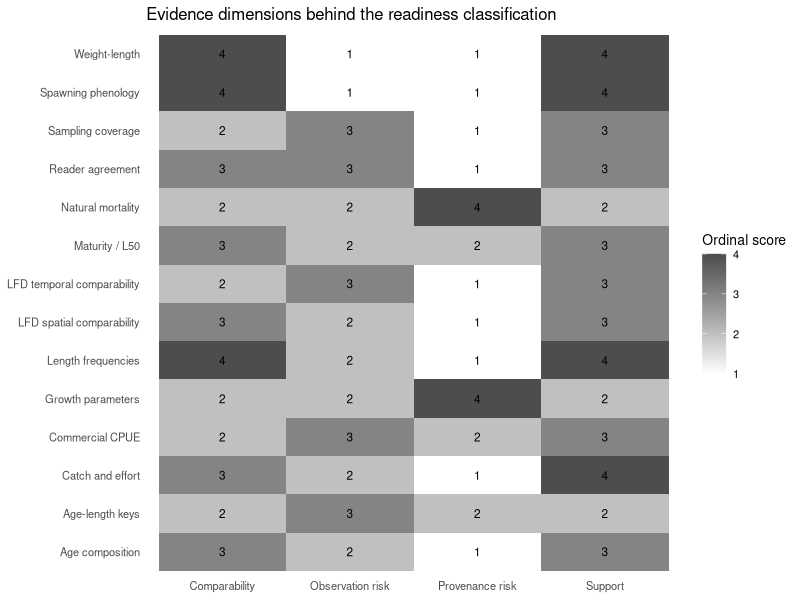
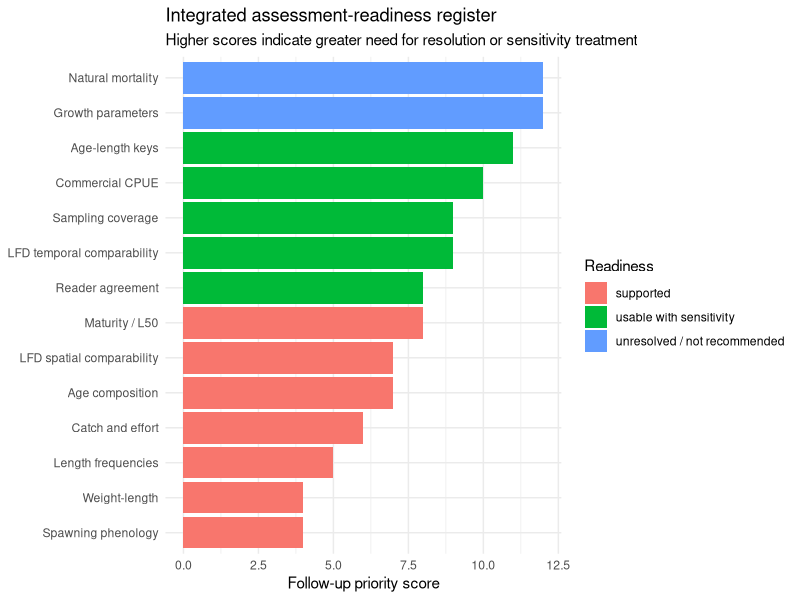

These figures' R source, in order:
# Module 07: Integrated assessment-readiness review
#
# Purpose: synthesize Modules 02-06 into an explicit pre-assessment evidence
# framework. No stock-assessment model is fitted here.

library(ggplot2)

# Scores are ordinal diagnostics, not statistical weights:
# support/comparability: 1 poor -> 4 strong
# observation/provenance risk: 1 low -> 4 critical
readiness <- data.frame(
  domain = c(
    "Catch and effort", "Commercial CPUE", "Sampling coverage",
    "Length frequencies", "LFD temporal comparability", "LFD spatial comparability",
    "Age composition", "Age-length keys", "Reader agreement",
    "Weight-length", "Maturity / L50", "Growth parameters",
    "Natural mortality", "Spawning phenology"
  ),
  module = c(2,2,2,3,4,4,5,5,5,6,6,6,6,6),
  support = c(4,3,3,4,3,3,3,2,3,4,3,2,2,4),
  comparability = c(3,2,2,4,2,3,3,2,3,4,3,2,2,4),
  observation_risk = c(2,3,3,2,3,2,2,3,3,1,2,2,2,1),
  provenance_risk = c(1,2,1,1,1,1,1,2,1,1,2,4,4,1),
  key_issue = c(
    "unit/coding problems are resolvable but protocol changes must remain documented",
    "reported and recalculated CPUE conflict in some records; catchability may change",
    "uneven area-year sampling and missing strata",
    "strong sample size but heaping, selective gears and incomplete measurement scope occur",
    "pooled trends are sensitive to changing area/gear/source composition",
    "persistent strata are available, but not all areas/gears contribute equally through time",
    "reasonable support, with sparse old-age observations",
    "some length bins and strata have weak support; historical transferability is imperfect",
    "older ages show more disagreement and recent reader drift is simulated",
    "well supported when sex/source are retained",
    "source and period differences require sensitivity treatment",
    "candidate values differ in stock, sex, period and method provenance",
    "candidate M values are method-dependent and should be treated as a sensitivity range",
    "seasonal pattern is coherent across areas and sources"
  ),
  stringsAsFactors = FALSE
)

classify_readiness <- function(support, comparability, observation_risk, provenance_risk) {
  if (observation_risk >= 4 || provenance_risk >= 4 || support <= 1 || comparability <= 1)
    return("unresolved / not recommended")
  if (observation_risk >= 3 || provenance_risk >= 3 || support == 2 || comparability == 2)
    return("usable with sensitivity")
  if (support >= 3 && comparability >= 3 && observation_risk <= 2 && provenance_risk <= 2)
    return("supported")
  "usable with caveats"
}

readiness$status <- mapply(
  classify_readiness,
  readiness$support, readiness$comparability,
  readiness$observation_risk, readiness$provenance_risk
)
status_levels <- c("supported", "usable with caveats", "usable with sensitivity", "unresolved / not recommended")
readiness$status <- factor(readiness$status, levels = status_levels)

# Triage only: higher values mean more scientific follow-up is warranted.
readiness$priority_score <- (5 - readiness$support) + (5 - readiness$comparability) +
  readiness$observation_risk + readiness$provenance_risk
readiness$priority <- cut(
  readiness$priority_score,
  breaks = c(-Inf, 8, 11, Inf),
  labels = c("routine", "important", "high")
)

# A gate marked OPEN means the evidence can be used directly under the stated
# baseline treatment. "Usable with sensitivity" is deliberately not treated as
# open: that category requires competing treatments to be propagated rather
# than silently selecting one as if it were established. A closed gate therefore
# does not prohibit analysis; it prohibits unconditional/direct use.
direct_use_ok <- function(x) as.character(x) %in%
  c("supported", "usable with caveats")

# Machine-readable evidence-family IDs deliberately match the scenario-matrix
# column names. Human-readable domain labels remain separate.
input_gates <- data.frame(
  evidence_family = c(
    "catch_history", "abundance_index", "length_composition",
    "age_composition", "growth_maturity", "natural_mortality"
  ),
  representative_domain = c(
    "Catch and effort", "Commercial CPUE", "Length frequencies",
    "Age composition", "Maturity / L50", "Natural mortality"
  ),
  stringsAsFactors = FALSE
)
input_gates$status <- readiness$status[match(input_gates$representative_domain, readiness$domain)]
input_gates$gate_open <- vapply(input_gates$status, direct_use_ok, logical(1))

# Analysis scenarios describe evidence requirements only; they are not model recommendations.
scenario_matrix <- data.frame(
  scenario = c(
    "Descriptive / indicator synthesis",
    "Length-based exploratory analysis",
    "Index-based trend analysis",
    "Age-structured exploratory analysis",
    "Integrated assessment candidate"
  ),
  catch_history = c(TRUE, FALSE, FALSE, TRUE, TRUE),
  abundance_index = c(FALSE, FALSE, TRUE, TRUE, TRUE),
  length_composition = c(TRUE, TRUE, FALSE, TRUE, TRUE),
  age_composition = c(FALSE, FALSE, FALSE, TRUE, TRUE),
  growth_maturity = c(FALSE, TRUE, FALSE, TRUE, TRUE),
  natural_mortality = c(FALSE, TRUE, FALSE, TRUE, TRUE),
  stringsAsFactors = FALSE
)

family_gate <- setNames(input_gates$gate_open, input_gates$evidence_family)
scenario_matrix$all_required_gates_open <- apply(
  scenario_matrix[, -1], 1,
  function(req) {
    needed <- names(req)[as.logical(req)]
    if (!length(needed)) return(TRUE)
    if (any(!needed %in% names(family_gate))) {
      stop(
        "Scenario contains an evidence family not defined in input_gates: ",
        paste(setdiff(needed, names(family_gate)), collapse = ", ")
      )
    }
    all(family_gate[needed])
  }
)

sensitivity_register <- data.frame(
  issue = c(
    "CPUE observation process", "sampling-design drift in pooled LFDs",
    "historical ALK transferability", "reader drift at older ages",
    "maturity source/period differences", "growth parameter provenance",
    "natural mortality"
  ),
  baseline_action = c(
    "recalculate from verified catch/effort and retain fleet/area structure",
    "use persistent-stratum or standardized comparisons alongside pooled summaries",
    "prefer contemporary/stratified ALKs where support allows",
    "exclude or sensitivity-test suspect reader-period combinations",
    "retain source/sex/period structure; avoid blind pooling",
    "prioritize target-stock contemporary estimates",
    "carry a plausible range rather than a single fixed value"
  ),
  sensitivity = c(
    "alternative CPUE definitions / exclude inconsistent records",
    "pooled versus fixed-design standardized LFD",
    "global versus area/source ALKs",
    "all reads versus stable-reader subset",
    "commercial versus survey maturity ogives",
    "alternative compatible growth parameter sets",
    "multiple M values and/or age-specific M scenarios"
  ),
  priority = c("high", "high", "important", "high", "important", "high", "high"),
  stringsAsFactors = FALSE
)

status_summary <- as.data.frame(table(readiness$status), stringsAsFactors = FALSE)
names(status_summary) <- c("status", "n_domains")

p_status <- ggplot(readiness, aes(x = reorder(domain, priority_score), y = priority_score, fill = status)) +
  geom_col() + coord_flip() +
  labs(x = NULL, y = "Follow-up priority score", fill = "Readiness",
       title = "Integrated assessment-readiness register",
       subtitle = "Higher scores indicate greater need for resolution or sensitivity treatment") +
  theme_minimal(base_size = 11)

risk_long <- rbind(
  data.frame(domain = readiness$domain, dimension = "Support", value = readiness$support),
  data.frame(domain = readiness$domain, dimension = "Comparability", value = readiness$comparability),
  data.frame(domain = readiness$domain, dimension = "Observation risk", value = readiness$observation_risk),
  data.frame(domain = readiness$domain, dimension = "Provenance risk", value = readiness$provenance_risk)
)
p_matrix <- ggplot(risk_long, aes(x = dimension, y = domain, fill = value)) +
  geom_tile() + geom_text(aes(label = value), size = 3) +
  scale_fill_gradient(low = "white", high = "grey30", limits = c(1, 4)) +
  labs(x = NULL, y = NULL, fill = "Ordinal score",
       title = "Evidence dimensions behind the readiness classification") +
  theme_minimal(base_size = 10) + theme(panel.grid = element_blank())

blockers <- readiness[as.character(readiness$status) == "unresolved / not recommended", ]
assessment_readiness_statement <- if (nrow(blockers) > 0) {
  paste0(
    "The evidence base is NOT yet ready for unconstrained assessment-model fitting. ",
    "Unresolved domains: ", paste(blockers$domain, collapse = "; "), "."
  )
} else {
  "No critical evidence blockers remain, but model-specific requirements still need evaluation."
}

stopifnot(
  nrow(readiness) >= 12,
  any(as.character(readiness$status) == "supported"),
  any(as.character(readiness$status) == "usable with sensitivity"),
  any(as.character(readiness$status) == "unresolved / not recommended"),
  !any(input_gates$gate_open[as.character(input_gates$status) == "usable with sensitivity"]),
  !anyNA(scenario_matrix$all_required_gates_open),
  any(!scenario_matrix$all_required_gates_open)
)

print(readiness[, c("domain", "status", "priority", "key_issue")])
print(input_gates)
print(scenario_matrix)
print(sensitivity_register)
cat("\n", assessment_readiness_statement, "\n", sep = "")
